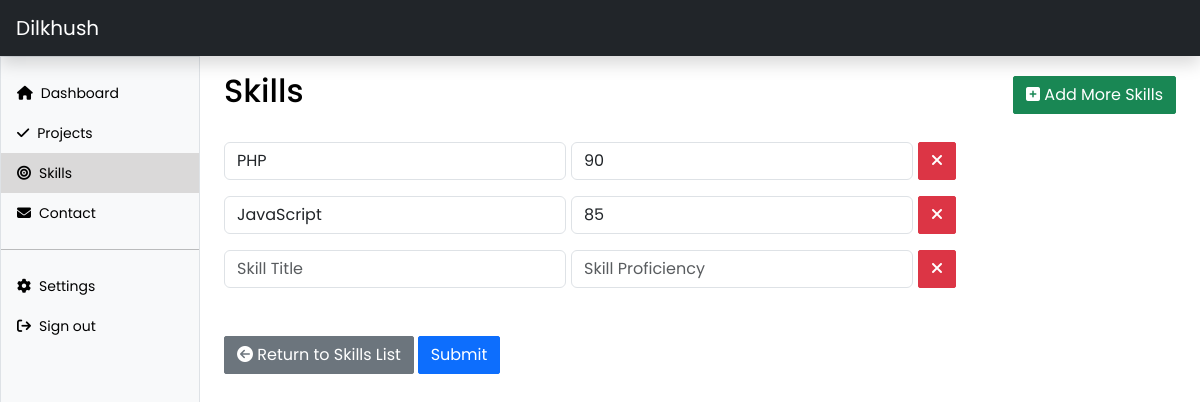
Before: /admin/skills.php (signed in) with the older database file.
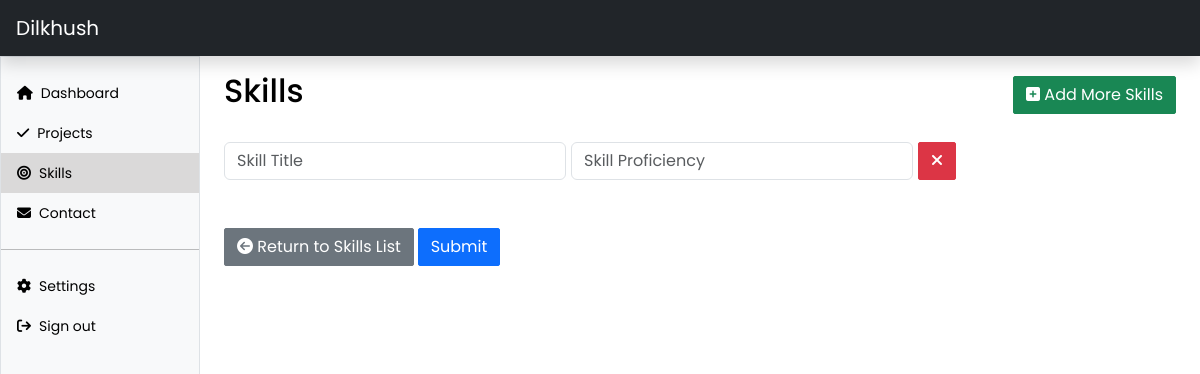
After: the same page with the newer database file.
### tables this page shows
CREATE TABLE `skills` (
  `id` int(11) NOT NULL,
  `title` varchar(100) DEFAULT NULL,
  `proficiency` int(11) NOT NULL DEFAULT 0
);

### admin/skills.php (the view, shortened to what this page needs)
<?php
include('../config/config.php');
$query = 'SELECT * FROM skills';
$result = mysqli_query($connect, $query);
$skills = mysqli_fetch_all($result, MYSQLI_ASSOC);
include('includes/header.php');
?>
<main class="col-md-9 ms-sm-auto col-lg-10 px-md-4" id="main-admin">
  <div class="d-flex justify-content-between flex-wrap flex-md-nowrap align-items-center pt-3 pb-2 mb-3">
    <h1 class="h2">Skills</h1>
    <div class="btn-toolbar mb-2 mb-md-0">
    <div class="text-center">
      <button id="add-more" class="btn btn-success"><i class="fas fa-plus-square"></i> Add More Skills</button>
    </div>
    </div>
  </div>
  <form method="post" enctype="multipart/form-data">
    <div id="existing-skills">
      <?php foreach ($skills as $skill): ?>
        <div class="mb-3 skill-group">
          <div>
            <input type="text" name="title[<?php echo $skill['id']; ?>]" value="<?php echo htmlentities($skill['title']); ?>" class="form-control" placeholder="Skill Title" required>
          </div>
          <div>
            <input type="number" name="proficiency[<?php echo $skill['id']; ?>]" value="<?php echo htmlentities($skill['proficiency']); ?>" class="form-control" placeholder="Skill Proficiency" required>
          </div>
          <div>
            <button type="button" class="remove-skill-btn btn btn-danger"><i class="fas fa-times"></i></button>
          </div>
        </div>
      <?php endforeach; ?>
    </div>
    <div id="new-skills">
      <div class="mb-3 skill-group">
        <div>
          <input type="text" name="title[]" class="form-control" placeholder="Skill Title" required>
        </div>
        <div>
          <input type="number" name="proficiency[]" class="form-control" placeholder="Skill Proficiency" required>
        </div>
        <div>
          <button type="button" class="remove-skill-btn btn btn-danger"><i class="fas fa-times"></i></button>
        </div>
      </div>
    </div>
    <div class="mb-3 mt-5">
      <a href="skills.php" class="btn btn-secondary"><i class="fas fa-arrow-circle-left"></i> Return to Skills List</a>
      <input type="submit" class="btn btn-primary" value="Submit">
    </div>
  </form>
</main>
<?php
include('includes/footer.php');
?>

Changed rows visible on the page:
removed skills: title "PHP", proficiency "90"
removed skills: title "JavaScript", proficiency "85"
